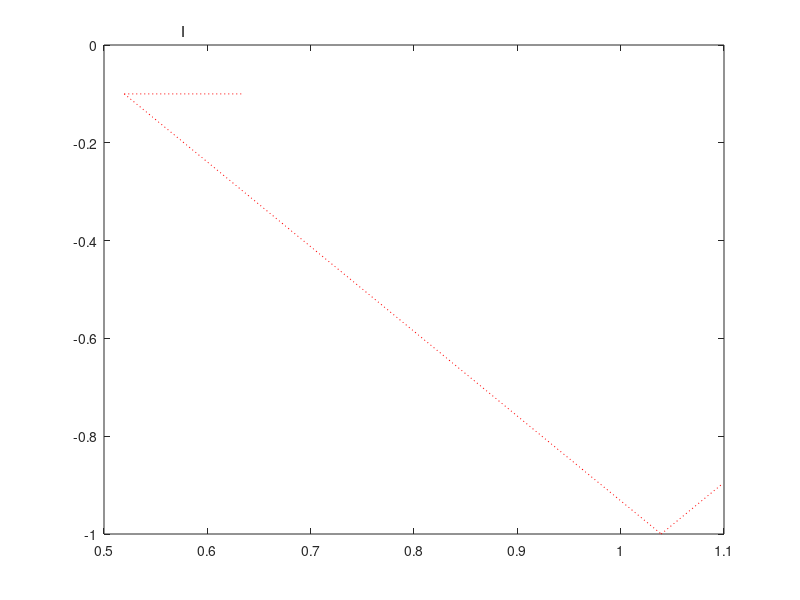

Write MATLAB code to recreate this figure.
function triplot
% triplot plots a triangular diagram
% points on it are plotted by tripts
% written by Gerry Middleton, 1995
%
%   Modified by Dave Healy
%       February 2017

xscale = 2/sqrt(3) ;
x = [0 xscale/2 xscale 0] ;		 % define coordinates of apices
y = [-1 0 -1 -1] ;
plot(x, y, '-k') ;
axis equal off ;

for i = 1:9				% plot dotted lines parallel to sides,
	x1 = i*xscale/20 ;		% at 10 percent intervals
	x2 = (20-i)*xscale/20 ;
	x3 = i*xscale/10 ;
	y1 = -1 + i/10 ;
	y2 = -i/10 ;
	xx = [x1 x2] ;
	yy = [y1 y1] ;
	xx2 = [x1 x3] ;
	yy2 = [y1 -1] ;
	xx3 = [x3 (xscale/2 + x1)] ;
	yy3 = [-1 y2] ;
	plot(xx, yy, 'r:', xx2, yy2, 'r:', xx3, yy3, 'r:', 'LineWidth', 0.25) ;
end

text(-0.05, -1, 'Y') ;
text(1.2, -1, 'X') ;
text(0.575, 0.03, 'I') ; 
